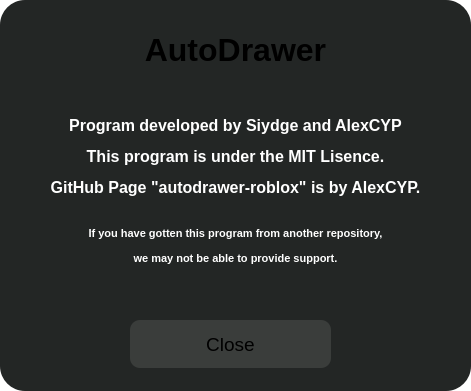
<?xml version="1.0" encoding="UTF-8"?>
<ui version="4.0">
 <class>InfoWindow</class>
 <widget class="QMainWindow" name="InfoWindow">
  <property name="geometry">
   <rect>
    <x>0</x>
    <y>0</y>
    <width>471</width>
    <height>391</height>
   </rect>
  </property>
  <property name="windowTitle">
   <string>MainWindow</string>
  </property>
  <property name="styleSheet">
   <string notr="true">background:transparent</string>
  </property>
  <widget class="QWidget" name="centralwidget">
   <widget class="QFrame" name="Background">
    <property name="geometry">
     <rect>
      <x>0</x>
      <y>0</y>
      <width>471</width>
      <height>391</height>
     </rect>
    </property>
    <property name="styleSheet">
     <string notr="true">background:rgb(35, 38, 37);
border-radius: 25px;</string>
    </property>
    <property name="frameShape">
     <enum>QFrame::StyledPanel</enum>
    </property>
    <property name="frameShadow">
     <enum>QFrame::Raised</enum>
    </property>
    <widget class="QLabel" name="Header">
     <property name="geometry">
      <rect>
       <x>0</x>
       <y>20</y>
       <width>471</width>
       <height>61</height>
      </rect>
     </property>
     <property name="font">
      <font>
       <pointsize>12</pointsize>
       <bold>true</bold>
      </font>
     </property>
     <property name="text">
      <string>&lt;html&gt;&lt;head/&gt;&lt;body&gt;&lt;p&gt;&lt;span style=&quot; font-size:24pt;&quot;&gt;AutoDrawer&lt;/span&gt;&lt;/p&gt;&lt;/body&gt;&lt;/html&gt;</string>
     </property>
     <property name="textFormat">
      <enum>Qt::RichText</enum>
     </property>
     <property name="alignment">
      <set>Qt::AlignCenter</set>
     </property>
    </widget>
    <widget class="QLabel" name="Text">
     <property name="geometry">
      <rect>
       <x>0</x>
       <y>80</y>
       <width>471</width>
       <height>221</height>
      </rect>
     </property>
     <property name="font">
      <font>
       <pointsize>12</pointsize>
       <bold>true</bold>
      </font>
     </property>
     <property name="styleSheet">
      <string notr="true">color: white;</string>
     </property>
     <property name="text">
      <string>&lt;html&gt;&lt;head/&gt;&lt;body&gt;&lt;p align=&quot;center&quot;&gt;Program developed by Siydge and AlexCYP&lt;/p&gt;&lt;p align=&quot;center&quot;&gt;This program is under the MIT Lisence.&lt;/p&gt;&lt;p align=&quot;center&quot;&gt;GitHub Page &amp;quot;autodrawer-roblox&amp;quot; is by AlexCYP. &lt;span style=&quot; font-size:6pt;&quot;&gt;&lt;br/&gt;&lt;/span&gt;&lt;/p&gt;&lt;p align=&quot;center&quot;&gt;&lt;span style=&quot; font-size:8pt;&quot;&gt;If you have gotten this program from another repository,&lt;/span&gt;&lt;/p&gt;&lt;p align=&quot;center&quot;&gt;&lt;span style=&quot; font-size:8pt;&quot;&gt;we may not be able to provide support.&lt;/span&gt;&lt;/p&gt;&lt;/body&gt;&lt;/html&gt;</string>
     </property>
     <property name="textFormat">
      <enum>Qt::RichText</enum>
     </property>
     <property name="alignment">
      <set>Qt::AlignCenter</set>
     </property>
    </widget>
    <widget class="QPushButton" name="Button">
     <property name="geometry">
      <rect>
       <x>130</x>
       <y>320</y>
       <width>201</width>
       <height>48</height>
      </rect>
     </property>
     <property name="font">
      <font>
       <pointsize>14</pointsize>
      </font>
     </property>
     <property name="cursor">
      <cursorShape>PointingHandCursor</cursorShape>
     </property>
     <property name="styleSheet">
      <string notr="true">background: rgb(58,61,59);
border-radius: 10px;</string>
     </property>
     <property name="text">
      <string>Close</string>
     </property>
    </widget>
   </widget>
  </widget>
 </widget>
 <resources/>
 <connections/>
</ui>
